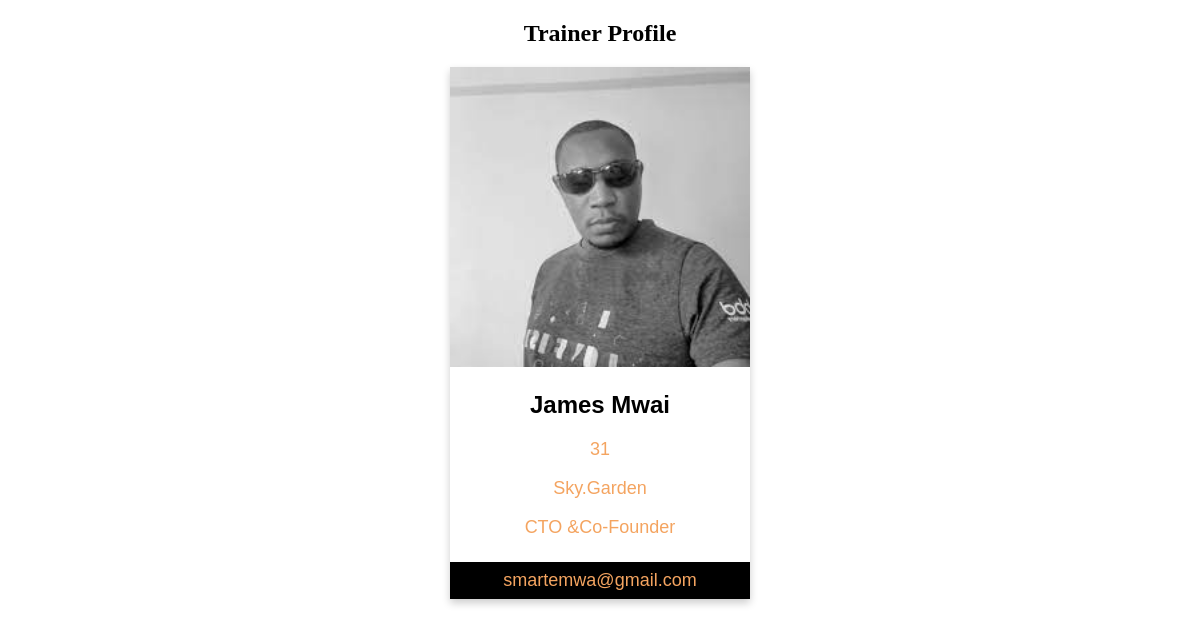
The app's page /trainer/profile/1/ with its own data.
### trainer/models.py (models this page shows)
class Trainer(models.Model):
    profile_pic = models.ImageField(upload_to = 'images/')
    first_name=models.CharField(max_length=12)
    last_name=models.CharField(max_length=12)
    gender_choice=(
        ('Female','Female'),
        ('Male','Male'),
        ('3','Prefer not to say')
    )
    gender=models.CharField(max_length=8,choices=gender_choice)
    age=models.PositiveSmallIntegerField(null=True, blank=True)
    date_of_birth=models.DateField(null=True)
    phone_number=models.CharField(max_length=10)
    nationality_choice=(
        ('Rwandan','Rwandan'),
        ('Kenyan','Kenyan'),
        ('Ugandan','Ugandan'),
        ('SouthSudanes','SouthSudanes'),
        ('Sudanes','Sudanes')
    )
    nationality=models.CharField(max_length=15,choices=nationality_choice)
    national_Id=models.CharField(max_length=20)
    email_address=models.EmailField(null=True)
    joining_date=models.DateField(null=True)
    resume=models.FileField(upload_to="documents/",null=True)
    contract=models.FileField(upload_to="documents/",null=True, blank=True)
    course_name=models.CharField(max_length=25)
    salary=models.PositiveBigIntegerField(null=True, blank=True)
    job_title=models.CharField(max_length=25)
    company=models.CharField(max_length=30)

### trainer/views.py (the view)
# urls.py: path("profile/<int:id>/", trainer_profile, name="trainer_profile"),
def trainer_profile(request, id):
    trainer = Trainer.objects.get(id=id)
    return render(request, "trainer_profile.htm", {"trainer":trainer})

### trainer/templates/trainer_profile.htm (shortened to what this page needs)
<!DOCTYPE html>
<html lang="en">
    <head>
    <link rel="stylesheet" href="https://cdnjs.cloudflare.com/ajax/libs/font-awesome/4.7.0/css/font-awesome.min.css">
    </head>
    <body>
    <h2 style="text-align:center">Trainer Profile </h2>
    <div class="card">
      <img src="{{trainer.profile_pic.url}}" alt="Profile" style="width:100%" >
      <h2>{{trainer.first_name}} {{trainer.last_name}} </h2>
      <p class="title">{{trainer.age}}</p>
      <p class="title">{{trainer.company}}</p>
      <p class="title">{{trainer.job_title}}</p>
      <div style="margin: 24px 0;">
      <p><button>{{trainer.email_address}}</button></p>
    </div>
    </body>
    </html>

### trainer/templates/trainer_profile.htm (style rules this page uses)
.card { box-shadow: 0 4px 8px 0 rgba(0, 0, 0, 0.2); max-width: 300px; margin: auto; text-align: center; font-family: arial; }
.title { color:sandybrown; font-size: 18px; }
button { border: none; outline: 0; display: inline-block; padding: 8px; color: sandybrown; background-color: #000; text-align: center; cursor: pointer; width: 100%; font-size: 18px; }

### records on screen
Trainer: profile_pic (picture), first_name "James", last_name "Mwai", age "31", company "Sky.Garden", job_title "CTO &Co-Founder", email_address "smartemwa@gmail.com"
